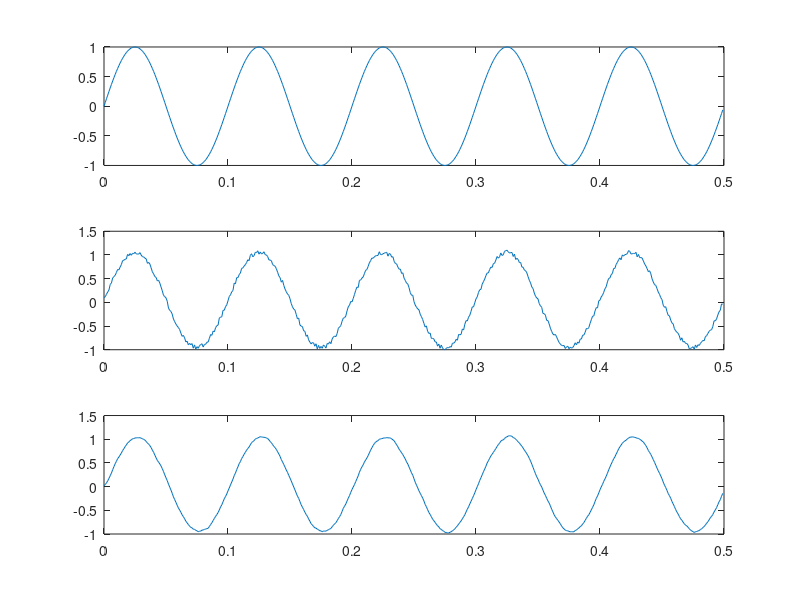

This chart was generated by the following MATLAB code:
%Engineer: Sat Patel 

%Pure signal of 10 Hz sampled at 1000 Hz
F = 10 ; 
Fs = 1000 ; 
dt = 1/Fs ; 
N = 500 ; %No. of samples to be taken 
t = (0:N-1)*dt ; 

x = sin(2*pi*F*t) ; 
subplot(3,1,1) ; 
plot(t,x) ; 


%Adding White Gaussian Noise 

x_dirty = x ; 
x_dirty = x_dirty + ( 0.1*rand(1,N) + 0 ); %SD = 0.1, mean = 0  
subplot(3,1,2) ; 
plot(t, x_dirty) ; 

%Removing Noise through Moving Average Filter of L point 
a = 'Enter the N value of N Point Moving Average Filter' ; 
L = input(a) ; 
num = ones(1,L)/L ; 
dem = 1 ; 
y = filter(num, dem, x_dirty) ; 
subplot(3,1,3); 
plot(t, y) ; 

